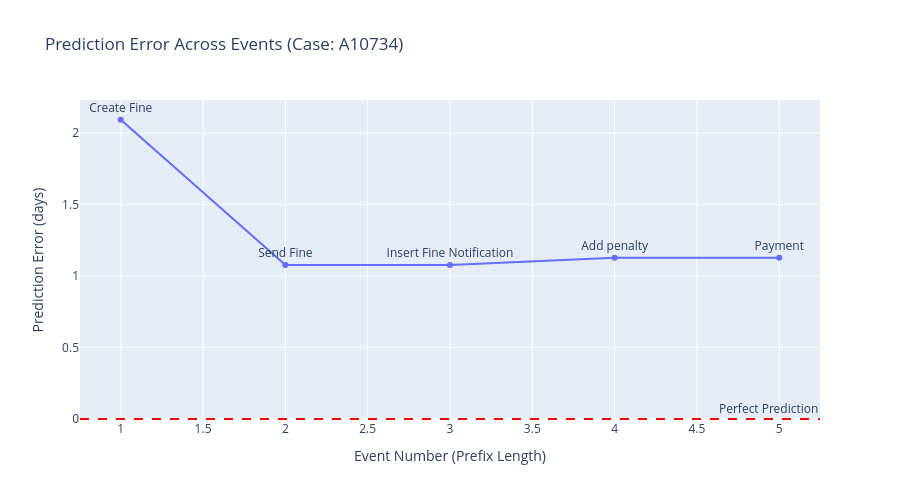

Notebook code cell kept with this figure:
### Code cell
# Pick a representative case from test data
case_prefix_counts = test_data.groupby('case_id')['prefix_length'].count()
cases_with_all_prefixes = case_prefix_counts[case_prefix_counts == PREFIX_LENGTH].index.tolist()

print(f"Cases with all {PREFIX_LENGTH} prefix lengths: {len(cases_with_all_prefixes)}")

# Pick one case
sample_case_id = cases_with_all_prefixes[0]
print(f"Selected case: {sample_case_id}")

# Get all prefixes for this case
case_data = test_data[test_data['case_id'] == sample_case_id].copy()
case_data = case_data.sort_values('prefix_length')

# Create mask for this case
case_mask = test_data['case_id'] == sample_case_id

# Get predictions for this case
case_X = X_test[case_mask]
case_y_true_numeric = y_test_numeric[case_mask]
case_y_pred_numeric = reg.predict(case_X)

# Convert to timestamps for display
case_y_true_timestamps = pd.to_datetime(case_y_true_numeric, unit='s')
case_y_pred_timestamps = pd.to_datetime(case_y_pred_numeric, unit='s')

# Calculate error at each prefix (in days)
case_data['Actual Timestamp'] = case_y_true_timestamps.values
case_data['Predicted Timestamp'] = case_y_pred_timestamps.values
case_data['Actual'] = case_y_true_numeric
case_data['Predicted'] = case_y_pred_numeric
case_data['Error (days)'] = (case_y_pred_numeric - case_y_true_numeric) / (24 * 3600)
case_data['Absolute Error (days)'] = abs(case_data['Error (days)'])

# Plot prediction error over events
fig = px.line(
    case_data,
    x='prefix_length',
    y='Error (days)',
    markers=True,
    title=f'Prediction Error Across Events (Case: {sample_case_id})',
    labels={'prefix_length': 'Event Number (Prefix Length)', 'Error (days)': 'Prediction Error (days)'}
)

# Add activity labels
fig.update_traces(
    text=case_data['last_activity'],
    textposition='top center',
    mode='lines+markers+text'
)

fig.add_hline(y=0, line_dash='dash', line_color='red', annotation_text='Perfect Prediction')
fig.update_layout(width=900, height=500)
fig.show()

# Also show the actual vs predicted values
print("\nCase Details:")
display_cols = ['prefix_length', 'last_activity', 'Actual Timestamp', 'Predicted Timestamp', 'Error (days)']
print(case_data[display_cols].to_string(index=False))

### Figure 1 — Plotly figure (JSON) as saved in the notebook; plotly's stock layout.template omitted (floating-point values rounded to 4 significant figures)
{"data": [{"hovertemplate": "Event Number (Prefix Length)=%{x}<br>Prediction Error (days)=%{y}<extra></extra>", "legendgroup": "", "line": {"color": "#636efa", "dash": "solid"}, "marker": {"symbol": "circle"}, "mode": "lines+markers+text", "name": "", "orientation": "v", "showlegend": false, "text": ["Create Fine", "Send Fine", "Insert Fine Notification", "Add penalty", "Payment"], "textposition": "top center", "type": "scatter", "x": [1, 2, 3, 4, 5], "xaxis": "x", "y": [2.092, 1.076, 1.076, 1.128, 1.128], "yaxis": "y"}], "layout": {"annotations": [{"showarrow": false, "text": "Perfect Prediction", "x": 1, "xanchor": "right", "xref": "x domain", "y": 0, "yanchor": "bottom", "yref": "y"}], "height": 500, "legend": {"tracegroupgap": 0}, "shapes": [{"line": {"color": "red", "dash": "dash"}, "type": "line", "x0": 0, "x1": 1, "xref": "x domain", "y0": 0, "y1": 0, "yref": "y"}], "title": {"text": "Prediction Error Across Events (Case: A10734)"}, "width": 900, "xaxis": {"anchor": "y", "domain": [0, 1], "title": {"text": "Event Number (Prefix Length)"}}, "yaxis": {"anchor": "x", "domain": [0, 1], "title": {"text": "Prediction Error (days)"}}}}
